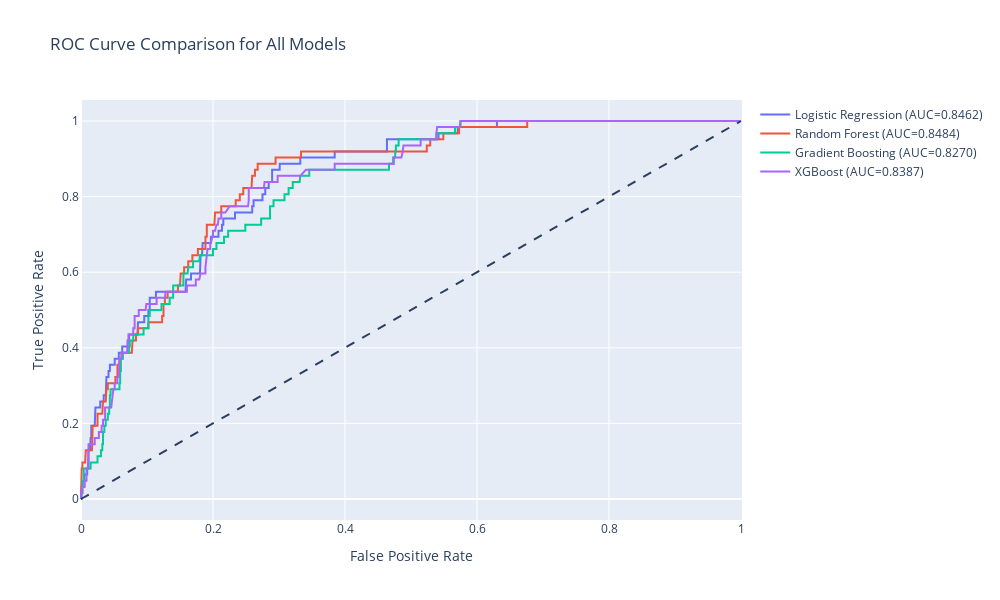

Here is the notebook cell this chart was saved with:
### Code cell
import plotly.graph_objects as go
from sklearn.metrics import roc_curve, auc

# Predict probabilities for the four models
y_score_logreg = clf_logreg.predict_proba(X_test)[:, 1]
y_score_rf = clf_forest.predict_proba(X_test)[:, 1]
y_score_gb = clf_gbm.predict_proba(X_test)[:, 1]
y_score_xgb = clf_xgb.predict_proba(X_test)[:, 1]

# Calculate ROC curve and AUC for each model
fpr_logreg, tpr_logreg, _ = roc_curve(y_test, y_score_logreg)
auc_logreg = auc(fpr_logreg, tpr_logreg)

fpr_rf, tpr_rf, _ = roc_curve(y_test, y_score_rf)
auc_rf = auc(fpr_rf, tpr_rf)

fpr_gb, tpr_gb, _ = roc_curve(y_test, y_score_gb)
auc_gb = auc(fpr_gb, tpr_gb)

fpr_xgb, tpr_xgb, _ = roc_curve(y_test, y_score_xgb)
auc_xgb = auc(fpr_xgb, tpr_xgb)

# Create the figure
fig = go.Figure()

# Add ROC curves for each model
fig.add_trace(go.Scatter(x=fpr_logreg, y=tpr_logreg, mode='lines', 
                         name=f'Logistic Regression (AUC={auc_logreg:.4f})'))

fig.add_trace(go.Scatter(x=fpr_rf, y=tpr_rf, mode='lines', 
                         name=f'Random Forest (AUC={auc_rf:.4f})'))

fig.add_trace(go.Scatter(x=fpr_gb, y=tpr_gb, mode='lines', 
                         name=f'Gradient Boosting (AUC={auc_gb:.4f})'))

fig.add_trace(go.Scatter(x=fpr_xgb, y=tpr_xgb, mode='lines', 
                         name=f'XGBoost (AUC={auc_xgb:.4f})'))

# Add diagonal line representing the no skill classifier
fig.add_shape(
    type='line', line=dict(dash='dash'),
    x0=0, x1=1, y0=0, y1=1,
    name='No Skill'
)

# Update the layout
fig.update_layout(
    title_text="ROC Curve Comparison for All Models",
    xaxis_title='False Positive Rate',
    yaxis_title='True Positive Rate',
    width=1000,
    height=600
)

# Show the plot
fig.show()

### Figure 1 — Plotly figure (JSON) as saved in the notebook; plotly's stock layout.template omitted (floating-point values rounded to 4 significant figures; data arrays with more than 128 entries replaced by an {"elided": "..."} marker saying what was removed)
{"data": [{"mode": "lines", "name": "Logistic Regression (AUC=0.8462)", "type": "scatter", "x": [0, 0, 0.001042, 0.001042, 0.005208, 0.005208, 0.009375, 0.009375, 0.01146, 0.01146, 0.01354, 0.01354, 0.01458, 0.01458, 0.01562, 0.01562, 0.02083, 0.02083, 0.02187, 0.02187, 0.02917, 0.02917, 0.03438, 0.03438, 0.0375, 0.0375, 0.03854, 0.03854, 0.04167, 0.04167, 0.04375, 0.04375, 0.05104, 0.05104, 0.05729, 0.05729, 0.0625, 0.0625, 0.07083, 0.07083, 0.07292, 0.07292, 0.08542, 0.08542, 0.08646, 0.08646, 0.09583, 0.09583, 0.1021, 0.1021, 0.1042, 0.1042, 0.1135, 0.1135, 0.1583, 0.1583, 0.1594, 0.1594, 0.1667, 0.1667, 0.1802, 0.1802, 0.1812, 0.1812, 0.1833, 0.1833, 0.1844, 0.1844, 0.1969, 0.1969, 0.2083, 0.2083, 0.2135, 0.2135, 0.2156, 0.2156, 0.2333, 0.2333, 0.2594, 0.2594, 0.2615, 0.2615, 0.275, 0.275, 0.2792, 0.2792, 0.2844, 0.2844, 0.2896, 0.2896, 0.301, 0.301, 0.3323, 0.3323, 0.3844, 0.3844, 0.4635, 0.4635, 0.5417, 0.5417, 0.5708, 0.5708, 0.6302, 0.6302, 1], "y": [0, 0.01613, 0.01613, 0.03226, 0.03226, 0.06452, 0.06452, 0.08065, 0.08065, 0.129, 0.129, 0.1452, 0.1452, 0.1613, 0.1613, 0.1935, 0.1935, 0.2258, 0.2258, 0.2419, 0.2419, 0.2581, 0.2581, 0.2742, 0.2742, 0.3065, 0.3065, 0.3226, 0.3226, 0.3387, 0.3387, 0.3548, 0.3548, 0.371, 0.371, 0.3871, 0.3871, 0.4032, 0.4032, 0.4194, 0.4194, 0.4355, 0.4355, 0.4516, 0.4516, 0.4677, 0.4677, 0.4839, 0.4839, 0.5, 0.5, 0.5323, 0.5323, 0.5484, 0.5484, 0.5645, 0.5645, 0.5806, 0.5806, 0.5968, 0.5968, 0.629, 0.629, 0.6452, 0.6452, 0.6613, 0.6613, 0.6774, 0.6774, 0.6935, 0.6935, 0.7097, 0.7097, 0.7258, 0.7258, 0.7419, 0.7419, 0.7581, 0.7581, 0.7742, 0.7742, 0.7903, 0.7903, 0.8065, 0.8065, 0.8226, 0.8226, 0.8387, 0.8387, 0.871, 0.871, 0.8871, 0.8871, 0.9032, 0.9032, 0.9194, 0.9194, 0.9516, 0.9516, 0.9677, 0.9677, 0.9839, 0.9839, 1, 1]}, {"mode": "lines", "name": "Random Forest (AUC=0.8484)", "type": "scatter", "x": {"elided": "136 float values"}, "y": {"elided": "136 float values"}}, {"mode": "lines", "name": "Gradient Boosting (AUC=0.8270)", "type": "scatter", "x": {"elided": "265 float values"}, "y": {"elided": "265 float values"}}, {"mode": "lines", "name": "XGBoost (AUC=0.8387)", "type": "scatter", "x": {"elided": "311 float values"}, "y": {"elided": "311 float values"}}], "layout": {"height": 600, "shapes": [{"line": {"dash": "dash"}, "name": "No Skill", "type": "line", "x0": 0, "x1": 1, "y0": 0, "y1": 1}], "title": {"text": "ROC Curve Comparison for All Models"}, "width": 1000, "xaxis": {"title": {"text": "False Positive Rate"}}, "yaxis": {"title": {"text": "True Positive Rate"}}}}
